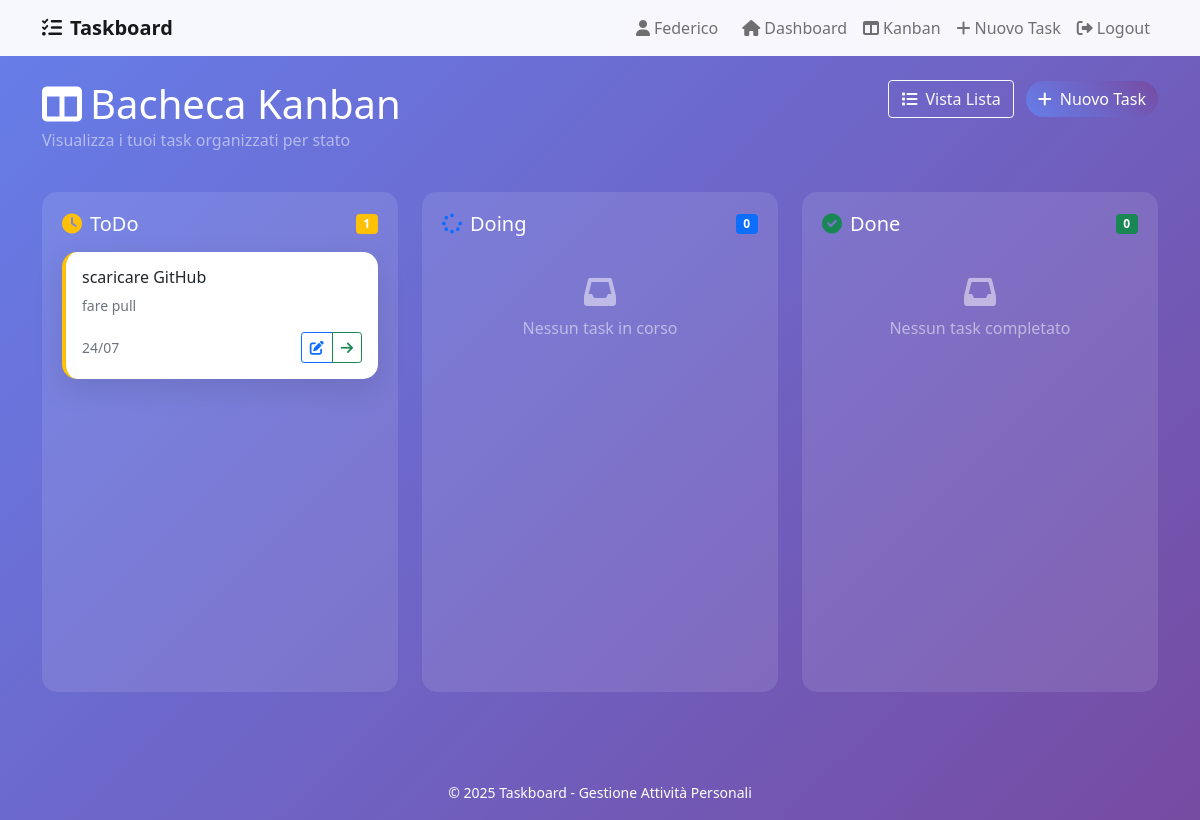
The page /kanban (signed in) on the database its author committed.
### tables this page shows
CREATE TABLE tasks (
                        task_id INTEGER PRIMARY KEY AUTOINCREMENT,
                        title TEXT NOT NULL,
                        description TEXT,
                        status TEXT NOT NULL DEFAULT 'ToDo',
                        user_id INTEGER NOT NULL,
                        created_at TIMESTAMP DEFAULT CURRENT_TIMESTAMP,
                        updated_at TIMESTAMP DEFAULT CURRENT_TIMESTAMP,
                        FOREIGN KEY (user_id) REFERENCES users (user_id) ON DELETE CASCADE
                    );

### main_flask.py (the view)
@app.route('/kanban')
def kanban():
    if 'user_id' not in session:
        return redirect(url_for('login'))
    user_id = session['user_id']
    tasks = db_manager.get_tasks_by_user(user_id)
    kanban_data = {
        'todo': [t for t in tasks if t.status == Task.STATUS_TODO],
        'doing': [t for t in tasks if t.status == Task.STATUS_DOING],
        'done': [t for t in tasks if t.status == Task.STATUS_DONE]
    }
    return render_template('kanban.html', kanban=kanban_data)

### database.py (called while the page is built)
    def get_connection(self) -> sqlite3.Connection:
        conn = sqlite3.connect(self.db_path)
        conn.row_factory = sqlite3.Row  # Permette l'accesso per nome colonna
        return conn

    def get_tasks_by_user(self, user_id: int) -> List[Task]:
        try:
            with self.get_connection() as conn:
                cursor = conn.cursor()
                cursor.execute('''
                    SELECT * FROM tasks
                    WHERE user_id = ?
                    ORDER BY created_at DESC
                ''', (user_id,))
                rows = cursor.fetchall()
                return [Task(
                    task_id=row['task_id'],
                    title=row['title'],
                    description=row['description'],
                    status=row['status'],
                    user_id=row['user_id']
                ) for row in rows]
        except sqlite3.Error as e:
            print(f"Errore durante il recupero dei task: {e}")
            return []

### templates/kanban.html (shortened to what this page needs)
{% extends "base.html" %}
{% block content %}
<div class="row mb-4">
    <div class="col">
        <h1 class="text-white mb-0">
            <i class="fas fa-columns me-2"></i>Bacheca Kanban
        </h1>
        <p class="text-white-50">Visualizza i tuoi task organizzati per stato</p>
    </div>
    <div class="col-auto">
        <a href="{{ url_for('dashboard') }}" class="btn btn-outline-light me-2">
            <i class="fas fa-list me-2"></i>Vista Lista
        </a>
        <a href="{{ url_for('add_task') }}" class="btn btn-primary">
            <i class="fas fa-plus me-2"></i>Nuovo Task
        </a>
    </div>
</div>
<div class="row">
    <div class="col-md-4 mb-4">
        <div class="kanban-column">
            <div class="d-flex justify-content-between align-items-center mb-3">
                <h5 class="text-white mb-0">
                    <i class="fas fa-clock text-warning me-2"></i>ToDo
                </h5>
                <span class="badge bg-warning">{{ kanban.todo|length }}</span>
            </div>
            {% for task in kanban.todo %}
            <div class="card task-card task-todo mb-3">
                <div class="card-body">
                    <h6 class="card-title">{{ task.title }}</h6>
                    {% if task.description %}
                    <p class="card-text text-muted small">
                        {{ task.description[:80] }}{% if task.description|length > 80 %}...{% endif %}
                    </p>
                    {% endif %}
                    <div class="d-flex justify-content-between align-items-center">
                        <small class="text-muted">
                            {{ task.created_at.strftime('%d/%m') }}
                        </small>
                        <div class="btn-group btn-group-sm">
                            <a href="{{ url_for('edit_task', task_id=task.task_id) }}"
                               class="btn btn-outline-primary btn-sm">
                                <i class="fas fa-edit"></i>
                            </a>
                            <button type="button" class="btn btn-outline-success btn-sm"
                                    onclick="changeStatus({{ task.task_id }}, 'Doing')"
                                    title="Sposta in Doing">
                                <i class="fas fa-arrow-right"></i>
                            </button>
                        </div>
                    </div>
                </div>
            </div>
            {% else %}
            <div class="text-center text-white-50 py-4">
                <i class="fas fa-inbox fa-2x mb-2"></i>
                <p class="mb-0">Nessun task da fare</p>
            </div>
            {% endfor %}
        </div>
    </div>
    <div class="col-md-4 mb-4">
        <div class="kanban-column">
            <div class="d-flex justify-content-between align-items-center mb-3">
                <h5 class="text-white mb-0">
                    <i class="fas fa-spinner text-primary me-2"></i>Doing
                </h5>
                <span class="badge bg-primary">{{ kanban.doing|length }}</span>
            </div>
            {% for task in kanban.doing %}
            <div class="card task-card task-doing mb-3">
                <div class="card-body">
                    <h6 class="card-title">{{ task.title }}</h6>
                    {% if task.description %}
                    <p class="card-text text-muted small">
                        {{ task.description[:80] }}{% if task.description|length > 80 %}...{% endif %}
                    </p>
                    {% endif %}
                    <div class="d-flex justify-content-between align-items-center">
                        <small class="text-muted">
                            {{ task.created_at.strftime('%d/%m') }}
                        </small>
                        <div class="btn-group btn-group-sm">
                            <button type="button" class="btn btn-outline-warning btn-sm"
                                    onclick="changeStatus({{ task.task_id }}, 'ToDo')"
                                    title="Sposta in ToDo">
                                <i class="fas fa-arrow-left"></i>
                            </button>
                            <a href="{{ url_for('edit_task', task_id=task.task_id) }}"
                               class="btn btn-outline-primary btn-sm">
                                <i class="fas fa-edit"></i>
                            </a>
                            <button type="button" class="btn btn-outline-success btn-sm"
                                    onclick="changeStatus({{ task.task_id }}, 'Done')"
                                    title="Sposta in Done">
                                <i class="fas fa-check"></i>
                            </button>
                        </div>
                    </div>
                </div>
            </div>
            {% else %}
            <div class="text-center text-white-50 py-4">
                <i class="fas fa-inbox fa-2x mb-2"></i>
                <p class="mb-0">Nessun task in corso</p>
            </div>
            {% endfor %}
        </div>
    </div>
    <div class="col-md-4 mb-4">
        <div class="kanban-column">
            <div class="d-flex justify-content-between align-items-center mb-3">
                <h5 class="text-white mb-0">
                    <i class="fas fa-check-circle text-success me-2"></i>Done
                </h5>
                <span class="badge bg-success">{{ kanban.done|length }}</span>
            </div>
            {% for task in kanban.done %}
            <div class="card task-card task-done mb-3">
                <div class="card-body">
                    <h6 class="card-title">{{ task.title }}</h6>
                    {% if task.description %}
                    <p class="card-text text-muted small">
                        {{ task.description[:80] }}{% if task.description|length > 80 %}...{% endif %}
                    </p>
                    {% endif %}
                    <div class="d-flex justify-content-between align-items-center">
                        <small class="text-muted">
                            {{ task.created_at.strftime('%d/%m') }}
                        </small>
                        <div class="btn-group btn-group-sm">
                            <button type="button" class="btn btn-outline-primary btn-sm"
                                    onclick="changeStatus({{ task.task_id }}, 'Doing')"
                                    title="Sposta in Doing">
                                <i class="fas fa-arrow-left"></i>
                            </button>
                            <a href="{{ url_for('edit_task', task_id=task.task_id) }}"
                               class="btn btn-outline-primary btn-sm">
                                <i class="fas fa-edit"></i>
                            </a>
                            <button type="button" class="btn btn-outline-danger btn-sm"
                                    onclick="deleteTask({{ task.task_id }}, '{{ task.title }}')"
                                    title="Elimina task">
                                <i class="fas fa-trash"></i>
                            </button>
                        </div>
                    </div>
                </div>
            </div>
            {% else %}
            <div class="text-center text-white-50 py-4">
                <i class="fas fa-inbox fa-2x mb-2"></i>
                <p class="mb-0">Nessun task completato</p>
            </div>
            {% endfor %}
        </div>
    </div>
</div>
{% endblock %}

### templates/base.html (style rules this page uses)
body { background: linear-gradient(135deg, #667eea 0%, #764ba2 100%); min-height: 100vh; font-family: 'Segoe UI', Tahoma, Geneva, Verdana, sans-serif; }
.card { border: none; border-radius: 15px; box-shadow: 0 10px 30px rgba(0,0,0,0.1); }
.btn-primary { background: linear-gradient(45deg, #667eea, #764ba2); border: none; border-radius: 25px; }
.task-card { transition: transform 0.2s ease; border-left: 4px solid; }
.task-todo { border-left-color: #ffc107; }
.kanban-column { min-height: 500px; background: rgba(255,255,255,0.1); border-radius: 15px; padding: 20px; }

### rows shown on the page
tasks: title "scaricare GitHub", description "fare pull", created_at "24/07"

### other values the page prints
{{ session.username }} "Federico"
{{ kanban.todo|length }} "1"
{{ kanban.doing|length }} "0"
{{ kanban.done|length }} "0"
